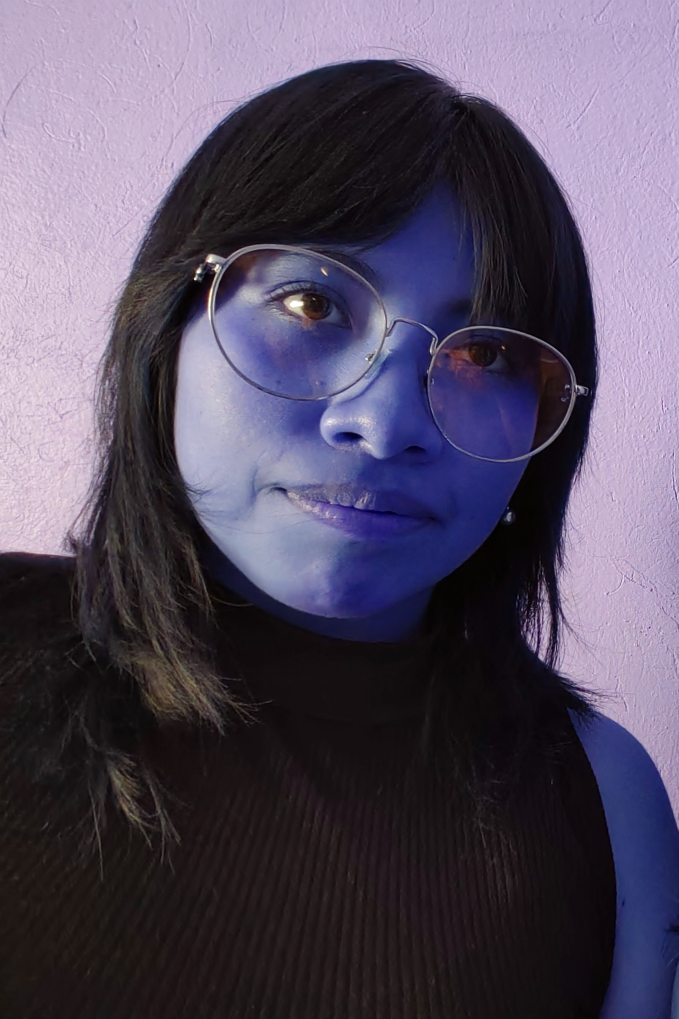
#> input picture c.jpg, 2036 x 3056 px (shown at 1/3 size)
$ python segmenYMascaras.py
#> lines starting #> are read from the running program, lines starting #| are printed output that depends on the picture; after the words box and inside, x2 and y2 are one past the last pixel; in counts of white or black regions, pixels touching at a corner belong together
import cv2
import numpy as np
from matplotlib import pyplot as plt

img = cv2.imread('c.jpg', cv2.IMREAD_COLOR_RGB)
#> img is the input picture: shape (3056, 2036, 3); mean B, G, R 96.4, 76.5, 85
paisaje = cv2.imread('k.jpeg')
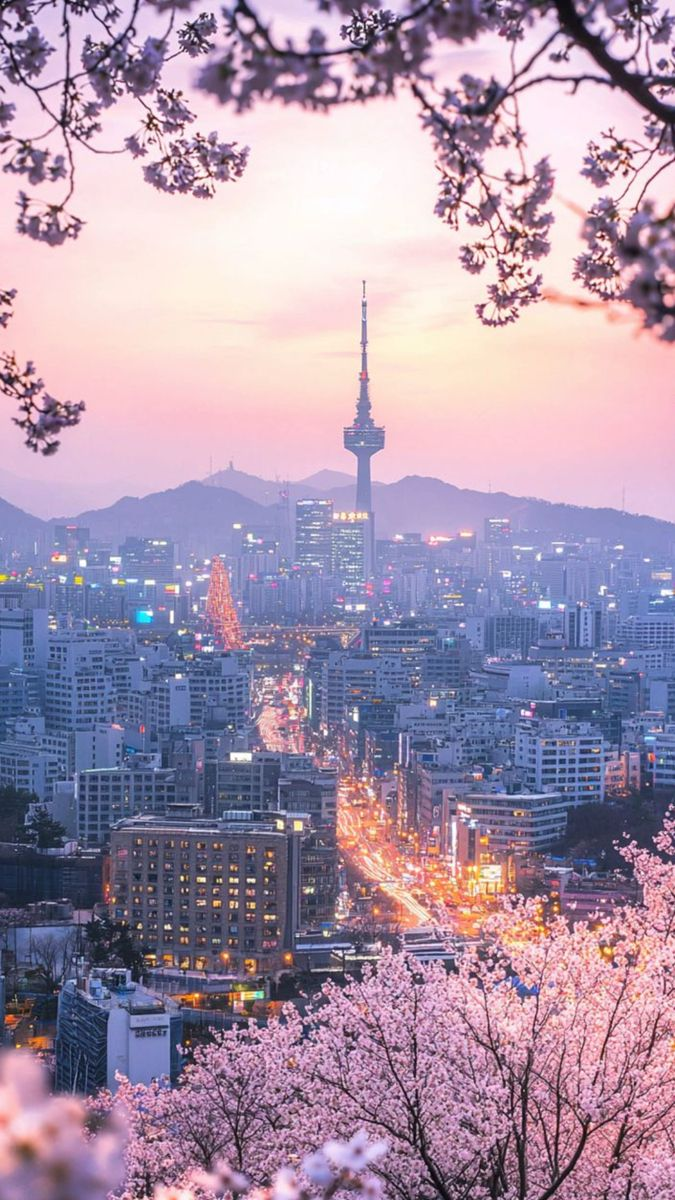
#> input picture k.jpeg, 675 x 1200 px
#> paisaje is the input picture: shape (1200, 675, 3); mean B, G, R 169.6, 147, 167.1

#Cositas necesarias para el fondo
#redimensionar para que coincida con la imagen a segmentar, ya que bitwise no acepta diferencias entre tamaños
paisaje = cv2.resize(paisaje, (img.shape[1], img.shape[0]))
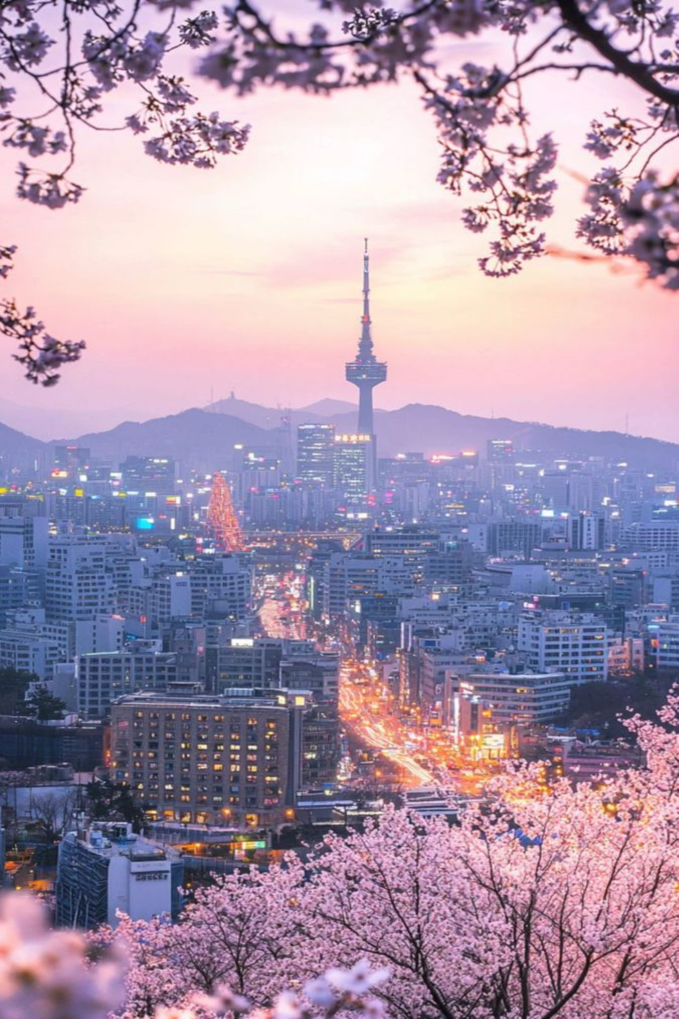
#> paisaje: shape (3056, 2036, 3) (shown at 1/3 size); mean B, G, R 169.5, 146.9, 167
#crear lienzo negro del mismo tamaño
alto, ancho, canales = img.shape
#> alto = 3056; ancho = 2036; canales = 3
imgMask = np.zeros((alto, ancho, canales), np.uint8)

#Preprocesamiento -> 1. Brillo = gamma, 2. Blur = gaussiano
#aplicamos gamma antes de convertir a grises ya que es más efectivo modificar el brillo de la img en RGB
gamma = 0.8 # > 1 aclara, < 1 oscurece, se asignó al evaluar la imagen que seleccionamos al final
invGamma = 1.0 / gamma
table = np.array([((i/255.0) ** invGamma) * 255 for i in np.arange(0,256)]).astype("uint8")
gammaImg = cv2.LUT(img, table) #aplica una Tabla de Consulta a una imagen para transformar rápidamente los valores de los píxeles
gray = cv2.cvtColor(gammaImg, cv2.COLOR_RGB2GRAY) #convertir a grises
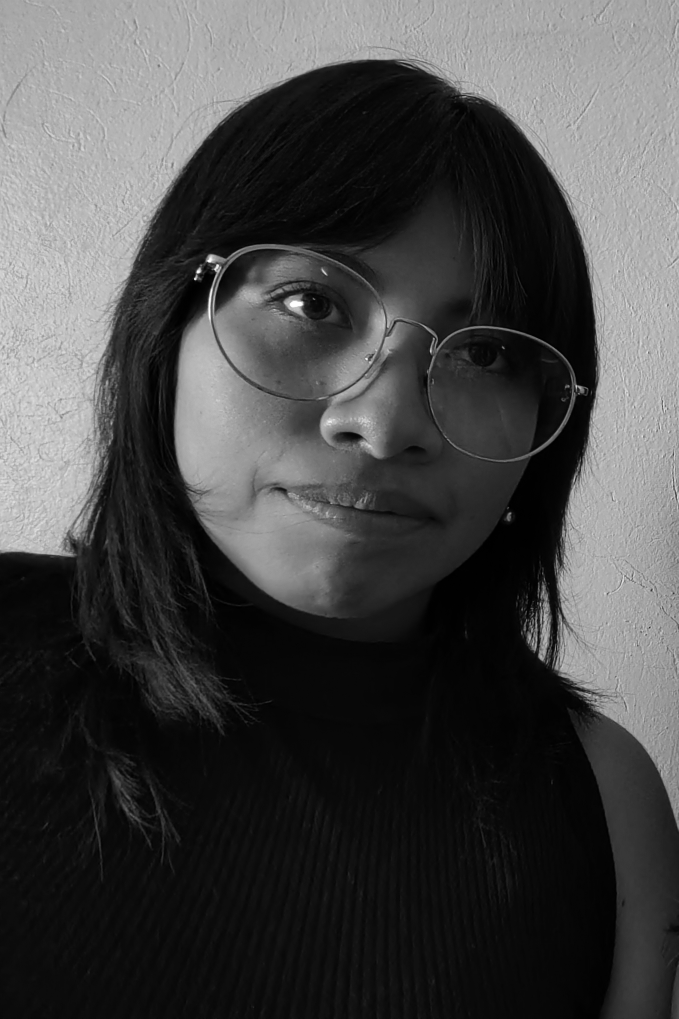
#> gray: shape (3056, 2036) (shown at 1/3 size); min 0, max 255, mean 70.5
blur = cv2.GaussianBlur(gray, (5, 5), 0) #aplicar blur para hacer una mejor segmentación

#Segmentación de la imagen -> Umbralización
#usamos la umbralización automática con otsu en lugar de hacerlo manualmente, la img nos lo permite
_, th1 = cv2.threshold(blur, 0, 255, cv2.THRESH_BINARY_INV + cv2.THRESH_OTSU) #la persona debe estar blanca, el fondo negro
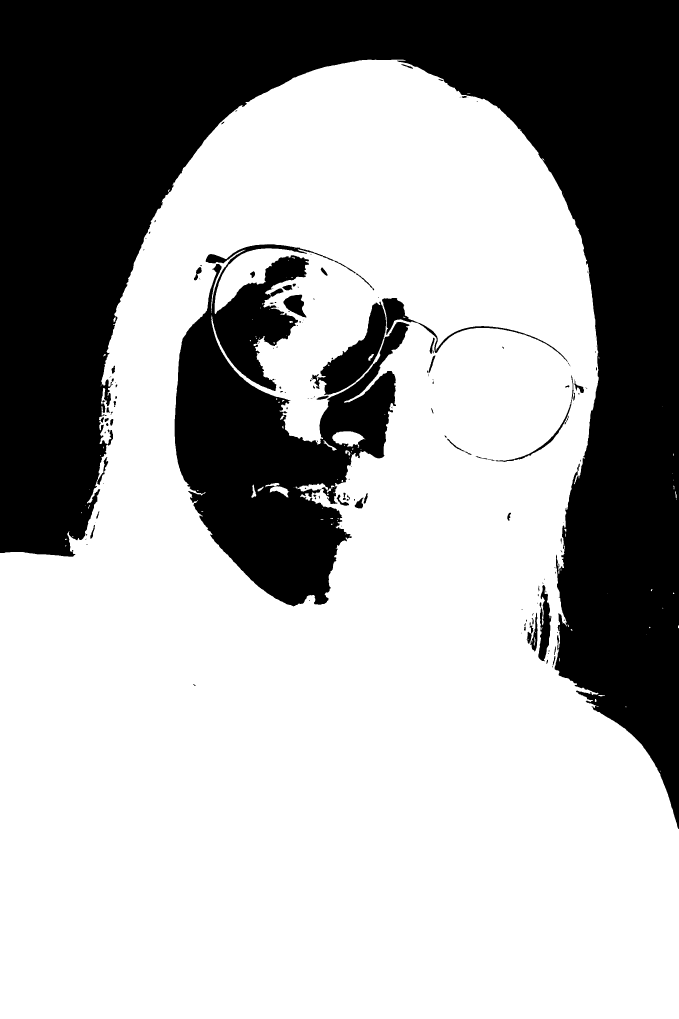
#> th1: shape (3056, 2036) (shown at 1/3 size); 65.9% white; 162 black regions (90 under 20 px), largest, box (x1, y1, x2, y2) and area: (0, 0, 2036, 2487) 1718370, (524, 733, 1229, 1819) 356894, (934, 905, 1158, 1186) 21831

#Operaciones morfológicas
#op morfológicas para limpiar ruido, aplicamos 2 vistas en clase pero relacionables entre ellas, primero open quita el ruido y con close rellena huecos
kernel = np.ones((5,5), np.uint8)
op = cv2.morphologyEx(th1, cv2.MORPH_OPEN, kernel, iterations=1)
#> op: shape (3056, 2036); 65.7% white; 89 black regions (54 under 20 px), largest, box (x1, y1, x2, y2) and area: (0, 0, 2036, 2487) 1722677, (524, 733, 1703, 1819) 391915, (1615, 1755, 1654, 1984) 5158
#cerrar los bordes para asegurar que el contorno sea continuo
cl = cv2.morphologyEx(op, cv2.MORPH_CLOSE, kernel, iterations=1)
#> cl: shape (3056, 2036); 65.9% white; 54 black regions

#Contornos
#se usa retr external para solo detectar a la persona principal
contornos, _ = cv2.findContours(cl, cv2.RETR_EXTERNAL, cv2.CHAIN_APPROX_SIMPLE)
#> contornos = 3 contours; box (x1, y1, x2, y2) and area: (0, 179, 2036, 3056) 4495644, (305, 1165, 315, 1201) 190, (265, 1494, 277, 1508) 92
#hicimos una copia para no dibujar los contornos en la imagen original
imgContornos = img.copy()
#dibujar contornos
listaAreas = []
for i in range(len(contornos)):
    area = cv2.contourArea(contornos[i])
    listaAreas.append(area)
    cv2.drawContours(imgContornos, contornos, i, (0, 0, 255), 2)
#> this loop made 3 passes
#> area on passes 1 to 3: 92, 190, 4495644
#> after the loop, listaAreas = [92, 190, 4495644]

#elegir el contorno más grande, ya que es el que pertenece a la persona
area_max = max(listaAreas)
#> area_max = 4495644
contorno_max = listaAreas.index(area_max)
#> contorno_max = 2
cnt_maximo = contornos[contorno_max]
#> cnt_maximo = contour of 2323 points, box (x1, y1, x2, y2) (0, 179, 2036, 3056), area 4495644

#dibujar un pequeño margen verde para demostrar los contornos detectados
cv2.drawContours(img, contornos, contorno_max, (0, 255, 0), 3)
#dibuja y rellena el contorno principal (objeto de mayor área) sobre la máscara
cv2.drawContours(imgMask, [cnt_maximo], 0, (255, 255, 255), cv2.FILLED)
#> imgMask: shape (3056, 2036, 3); 72.3% white; 1 black region, box (x1, y1, x2, y2) and area: (0, 0, 2036, 2484) 1721525

#aplicar operaciones bitwise para el montaje
#mascara 1: solo el objeto sobre el fondo negro
mascara1 = cv2.bitwise_and(img, imgMask)
#mascara 2: el fondo con un "hueco" donde irá el objeto
imgMaskInv = cv2.bitwise_not(imgMask)
mascara2 = cv2.bitwise_and(paisaje, imgMaskInv)
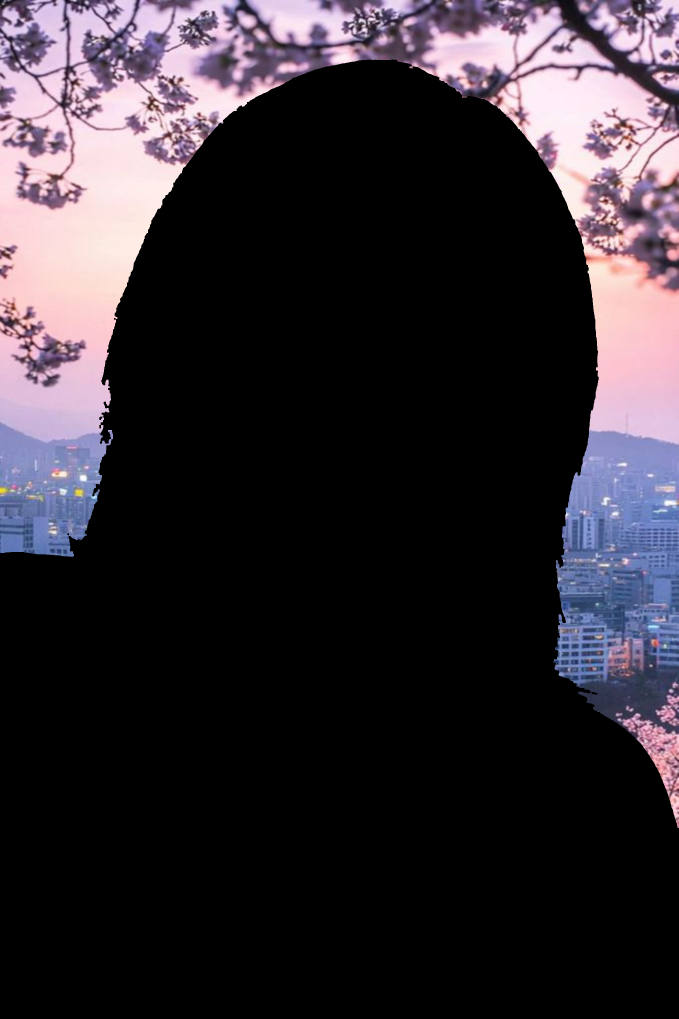
#> mascara2: shape (3056, 2036, 3) (shown at 1/3 size); mean B, G, R 50.1, 43.3, 49.4
#sumar ambos para obtener el resultado final
imgFinal = cv2.add(mascara1, mascara2)
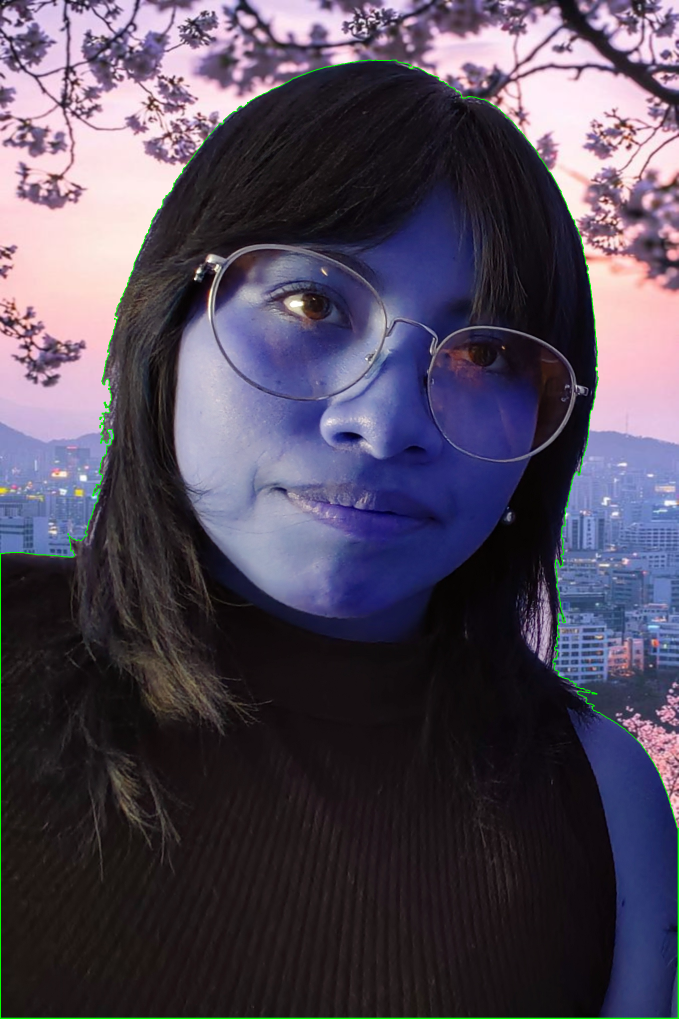
#> imgFinal: shape (3056, 2036, 3) (shown at 1/3 size); mean B, G, R 89, 71.8, 79.9

#Mostrar resultados
plt.subplot(231), plt.imshow(img, cmap='gray'), plt.title('Original')
plt.xticks([]), plt.yticks([])
plt.subplot(232), plt.imshow(blur, cmap='gray'), plt.title('Preprocesamiento')
plt.xticks([]), plt.yticks([])
plt.subplot(233), plt.imshow(cl, cmap='gray'), plt.title('Morfologia')
plt.xticks([]), plt.yticks([])
plt.subplot(234), plt.imshow(imgMask, cmap='gray'), plt.title('Mascara gen')
plt.xticks([]), plt.yticks([])
plt.subplot(235), plt.imshow(mascara1, cmap='gray'), plt.title('Img segmentada')
plt.xticks([]), plt.yticks([])
plt.subplot(236), plt.imshow(imgFinal, cmap='gray'), plt.title('Resultado')
plt.xticks([]), plt.yticks([])

plt.show()
#> figure, not shown here; B, G, R data is drawn as R, G, B
#cv2.imwrite('imgFinal.png', imgFinal)
